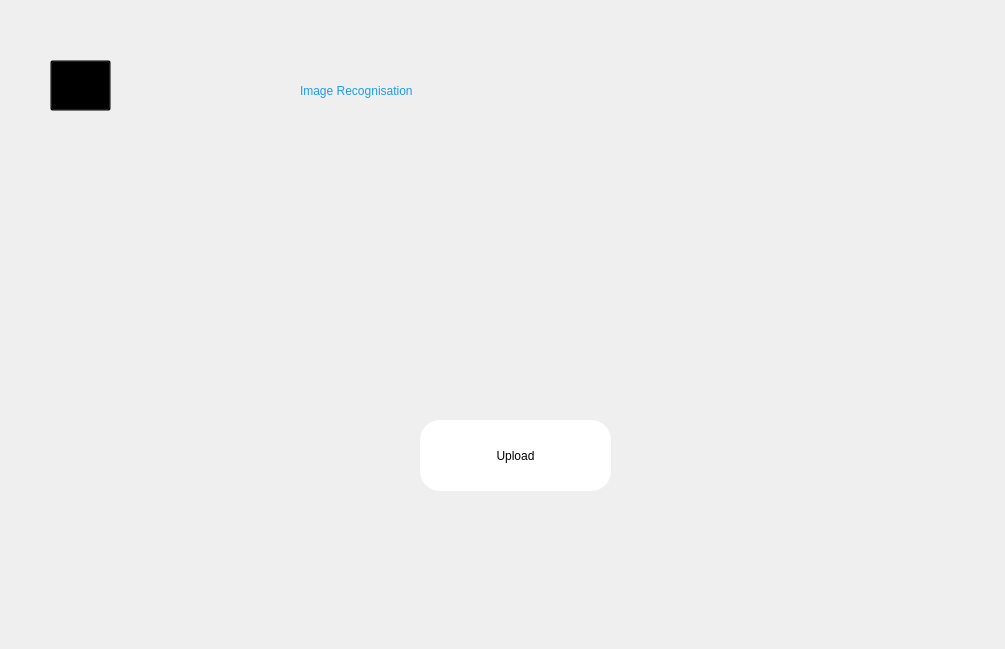
<?xml version="1.0" encoding="UTF-8"?>
<ui version="4.0">
 <class>Dialog</class>
 <widget class="QDialog" name="Dialog">
  <property name="geometry">
   <rect>
    <x>0</x>
    <y>0</y>
    <width>1005</width>
    <height>649</height>
   </rect>
  </property>
  <property name="windowTitle">
   <string>Dialog</string>
  </property>
  <widget class="QLabel" name="welcome_label">
   <property name="geometry">
    <rect>
     <x>300</x>
     <y>50</y>
     <width>481</width>
     <height>81</height>
    </rect>
   </property>
   <property name="styleSheet">
    <string notr="true">font: 75 36pt &quot;MS Shell Dlg 2&quot;;color:rgb(29, 155, 240)</string>
   </property>
   <property name="text">
    <string>Image Recognisation</string>
   </property>
  </widget>
  <widget class="QPushButton" name="upload_button">
   <property name="geometry">
    <rect>
     <x>420</x>
     <y>420</y>
     <width>191</width>
     <height>71</height>
    </rect>
   </property>
   <property name="styleSheet">
    <string notr="true">border-radius:20px;
background-color:rgb(255, 255, 255);
font: 75 12pt &quot;MS Shell Dlg 2&quot;;</string>
   </property>
   <property name="text">
    <string>Upload</string>
   </property>
  </widget>
  <widget class="QLabel" name="image_label">
   <property name="geometry">
    <rect>
     <x>290</x>
     <y>150</y>
     <width>461</width>
     <height>211</height>
    </rect>
   </property>
   <property name="text">
    <string/>
   </property>
  </widget>
  <widget class="QPushButton" name="go_back">
   <property name="geometry">
    <rect>
     <x>50</x>
     <y>60</y>
     <width>61</width>
     <height>51</height>
    </rect>
   </property>
   <property name="styleSheet">
    <string notr="true">background-color:transparent;</string>
   </property>
   <property name="text">
    <string/>
   </property>
  </widget>
 </widget>
 <resources/>
 <connections/>
</ui>
